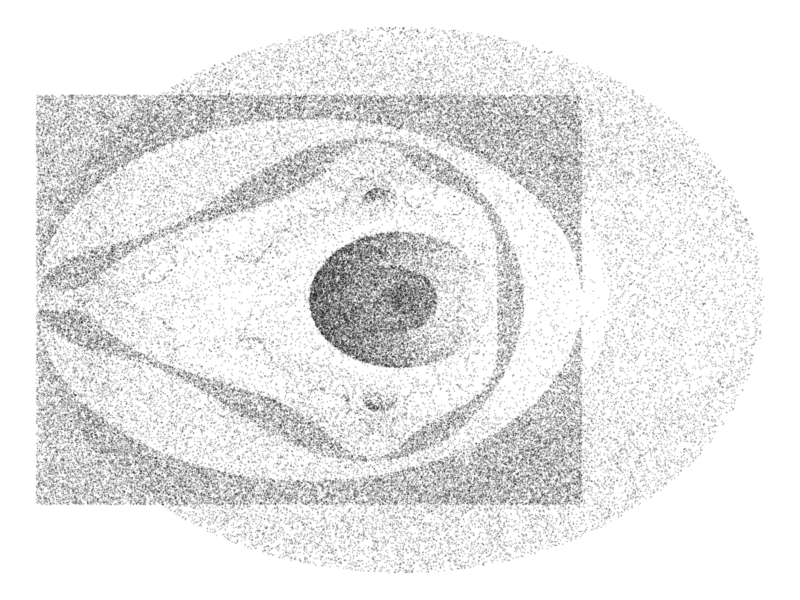

Generate this figure with R:

# pacotes utilzados
library(tidyverse)

# simular dados de um modelo de regressão linear múltipla
# com 3 variáveis explicativas
set.seed(123)
n <- 100
x1 <- rnorm(n)
x2 <- rnorm(n)
x3 <- rnorm(n)
y <- 1 + 2 * x1 + 3 * x2 + 4 * x3 + rnorm(n)
dados <- tibble(y, x1, x2, x3)

# simular um conjunto de mandelbrot
mandelbrot <- function(n, xmin, xmax, ymin, ymax, maxit = 1000) {
  x0 <- runif(n, xmin, xmax)
  y0 <- runif(n, ymin, ymax)
  x <- y <- rep(0, n)
  for (i in 1:maxit) {
    x1 <- x^2 - y^2 + x0
    y1 <- 2 * x * y + y0
    idx <- (x1^2 + y1^2) > 4
    x[idx] <- x0[idx]
    y[idx] <- y0[idx]
    x[!idx] <- x1[!idx]
    y[!idx] <- y1[!idx]
  }
  return(data.frame(x, y))
}
# grafico usando ggplot2 de um fractal mandelbrot
mandelbrot(100000, -2, 1, -1.5, 1.5) |>
  ggplot(aes(x, y)) +
  geom_point(alpha = 0.1, size = 0.1) +
  theme_void()
